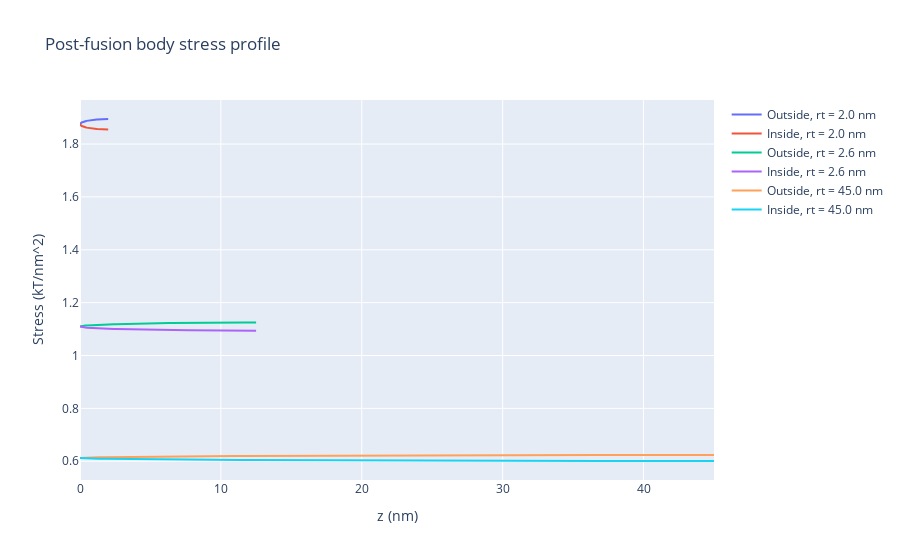
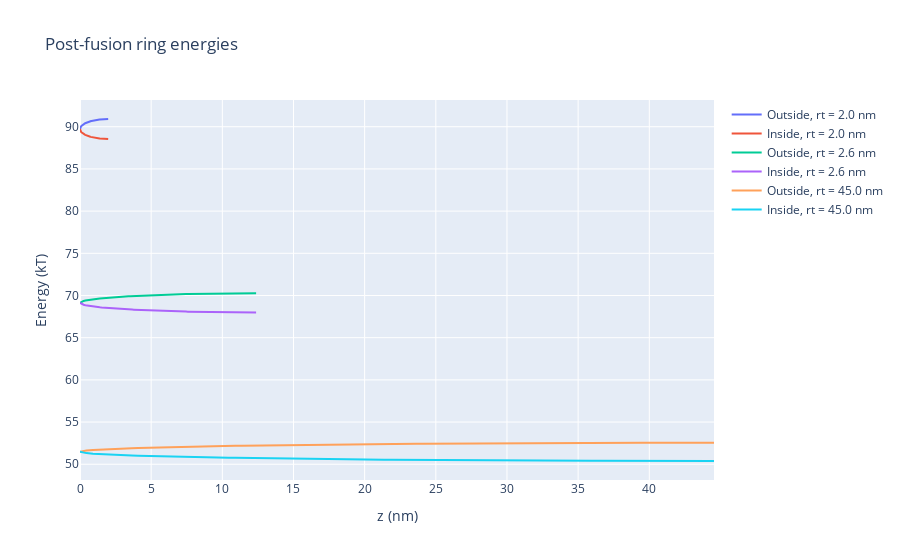
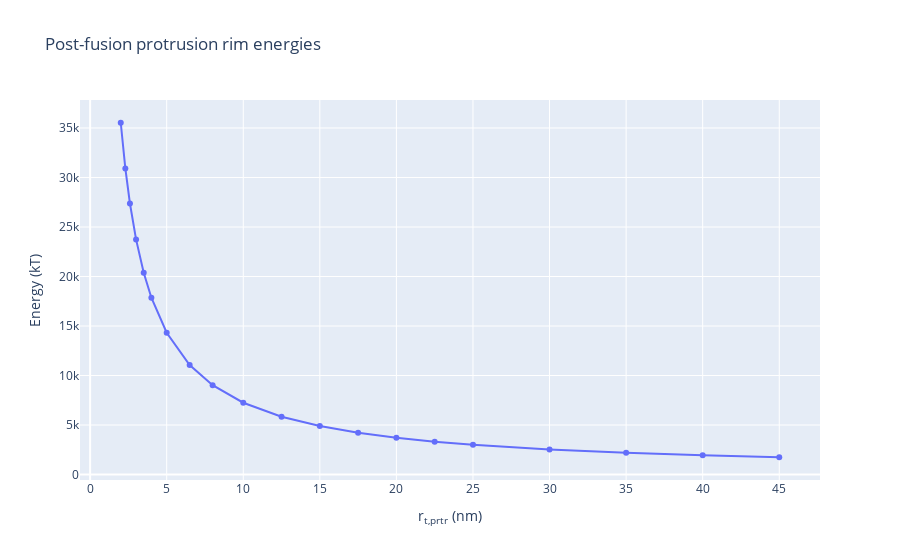

The notebook cell these images were saved under, in order:
### Markdown cell above
Validation of my "simulation parameter" validation:
- Dividing the z axis in to 1+Rt*n steps.  Choosing n=4 appears to be quite sufficient.  The final figure for GPre changes only slightly for n=2-->4, and there is no meaningful difference from n=4-->1000
    - Pass!

## Computation: post-fusion body rims via z-axis Riemann sum in cylindrical coordinates

*Caution: It is tempting to apply Christoph and Rob's (2011 paper) solution for conical pores to this situation.  However, we cannot.  Their conical set-up requires an imagined vertex that the membrane would converge to.  On the other hand, my cylindrical set-up is at a 90 degree rotation (where 0 is a perfectly flat membrane) and would only have such a vertex if the tube radius was infinitely thin.  We must therefore calculate this via direct application of toroidal geometry.*

This method poses the problem that each location on the z axis corresponds to 2 angles (except at the end).  However, we can use the same trigonometric method that we used in the previous section:

$u_{rim} = \left\{ \pi - arcsin \left(\frac{R_t - z}{R_t} \right) \cup arcsin \left(\frac{R_t - z}{R_t} \right) \right\}$

Note that this will double-count $u_{rim} = \pi/2$, but that shouldn't be a huge problem since its contribution will be small compared to the whole.

*The rim energy, GPost, is multiplied by 2 at the end of this calculation to reflect the presumed symmetry on either side of the "cut" within the body*

### Code cell
zSteps = 100
zRim = [np.linspace(0,rim_rt[0],num=zSteps)] # nm
for rt in range(1,rim_rt.size):
    zRim.append(np.linspace(0,rim_rt[rt],num=zSteps))

uRim = np.zeros((rim_rt.size,zSteps,2)) # radians
    # rim tube angle for each rim_rt as a function of z where uRim1 = 0 is 
    # defined as pointing outward on the bisecting transverse plane
    # 3rd dimension to acct for the fact that each z has a u for the inner 
    # surface and a u for the outer surface

kRim = np.zeros((rim_rt.size,zSteps,2)) # 1/nm; curv for each angle u on rim
    # curvature for each rim_rt value at each zRim along the rim surface
stressRim = np.zeros((rim_rt.size,zSteps,2)) # kT/nm^2; stress at each point
GRingPost = np.zeros((rim_rt.size,zSteps-1,2)) # kT; G_b of each ring
    # zRim.size-1 since Reimann summing reduces num of elements by 1
GPost = np.zeros(rim_rt.size)

#First calculate the relevant angles
for rt in range(0,rim_rt.size):
    for z in range(0,zSteps):
        uRim[rt,z,0] = np.arcsin((rim_rt[rt]-zRim[rt][z])/rim_rt[rt])  # Outside of torus
        uRim[rt,z,1] = np.pi - np.arcsin((rim_rt[rt]-zRim[rt][z])/rim_rt[rt])  # Inside of torus
        
#Second calculate the curvatures
for rt in range(0,rim_rt.size):
    for z in range(0,zSteps):
        kRim[rt,z,0] = torusCircCurv(R0,rim_rt[rt],uRim[rt,z,0])
        kRim[rt,z,1] = torusCircCurv(R0,rim_rt[rt],uRim[rt,z,1])
#print(kRim)

#Next calculate the "stress" (energy per unit area) profile
for rt in range(0,rim_rt.size):
    for z in range(0,zSteps):
        stressRim[rt,z,0] = helfrichStress(kRim[rt,z,0],1/rim_rt[rt],Kb)
        stressRim[rt,z,1] = helfrichStress(kRim[rt,z,1],1/rim_rt[rt],Kb)
            # NOT Kb*2 since only a single bilayer bending now

# Now find the energy of the discrete uRim rings via left Riemann sum
# To do so, we first must find the radii of the inner ringers and the outer rings
R1Out = np.zeros((rim_rt.size,zSteps))
R1In = np.zeros((rim_rt.size,zSteps))
for rt in range(0,rim_rt.size):
    for z in range(0,zSteps):
        R1Out[rt,z] = R0 + rim_rt[rt] + np.sqrt(1-((rim_rt[rt]-zRim[rt][z])/rim_rt[rt])**2) #out
        R1In[rt,z] = R0 + rim_rt[rt] - np.sqrt(1-((rim_rt[rt]-zRim[rt][z])/rim_rt[rt])**2) #in
            #Dist from z axis to membrane at given z (using trig a identity)
# Now we'll find the energy of each ring via left Riemann sum
for rt in range(0,rim_rt.size):
    for z in range(0,zSteps-1):
        # Stress per ring by finding cylindrical wall area * ring stress
        GRingPost[rt,z,0] = np.pi * 2*R1Out[rt,z] * (zRim[rt][1]-zRim[rt][0]) * stressRim[rt,z,0]
        GRingPost[rt,z,1] = np.pi * 2*R1In[rt,z] * (zRim[rt][1]-zRim[rt][0]) * stressRim[rt,z,1]

# Finally, we can find the total energy
# Add up all the rings' energies to get the total energy
for rt in range(0,rim_rt.size):
    for z in range(0,zSteps-1):
        GPost[rt] += GRingPost[rt,z,0] + GRingPost[rt,z,1]
# Then multiply the result by 2 to reflect the 2 symmetric rims
GPost = GPost*2

#--------------------------------------------------------------------------------------------
# Graph the results
#--------------------------------------------------------------------------------------------
stressPlot = go.Figure()
stressPlot.add_trace(go.Scatter(x=zRim[0], y=stressRim[0,:,0], mode='lines', 
                                name='Outside, rt = {0} nm'.format(rim_rt[0])))
stressPlot.add_trace(go.Scatter(x=zRim[0], y=stressRim[0,:,1], mode='lines', 
                                name='Inside, rt = {0} nm'.format(rim_rt[0])))
stressPlot.add_trace(go.Scatter(x=zRim[round((rim_rt.size-1)/2)], y=stressRim[2,:,0], mode='lines', 
                                name='Outside, rt = {0} nm'.format(rim_rt[2])))
stressPlot.add_trace(go.Scatter(x=zRim[round((rim_rt.size-1)/2)], y=stressRim[2,:,1], mode='lines', 
                                name='Inside, rt = {0} nm'.format(rim_rt[2])))
stressPlot.add_trace(go.Scatter(x=zRim[rim_rt.size-1], y=stressRim[4,:,0], mode='lines', 
                                name='Outside, rt = {0} nm'.format(rim_rt[rim_rt.size-1])))
stressPlot.add_trace(go.Scatter(x=zRim[rim_rt.size-1], y=stressRim[4,:,1], mode='lines', 
                                name='Inside, rt = {0} nm'.format(rim_rt[rim_rt.size-1])))
stressPlot.update_layout(title="Post-fusion body stress profile",
                        xaxis_title="z (nm)", yaxis_title="Stress (kT/nm^2)")
stressPlot.show()

ringGPlot = go.Figure()
ringGPlot.add_trace(go.Scatter(x=zRim[0], y=GRingPost[0,:,0], mode='lines', 
                               name='Outside, rt = {0} nm'.format(rim_rt[0])))
ringGPlot.add_trace(go.Scatter(x=zRim[0], y=GRingPost[0,:,1], mode='lines', 
                               name='Inside, rt = {0} nm'.format(rim_rt[0])))
ringGPlot.add_trace(go.Scatter(x=zRim[round((rim_rt.size-1)/2)], y=GRingPost[2,:,0], mode='lines', 
                               name='Outside, rt = {0} nm'.format(rim_rt[2])))
ringGPlot.add_trace(go.Scatter(x=zRim[round((rim_rt.size-1)/2)], y=GRingPost[2,:,1], mode='lines', 
                               name='Inside, rt = {0} nm'.format(rim_rt[2])))
ringGPlot.add_trace(go.Scatter(x=zRim[rim_rt.size-1], y=GRingPost[4,:,0], mode='lines', 
                               name='Outside, rt = {0} nm'.format(rim_rt[rim_rt.size-1])))
ringGPlot.add_trace(go.Scatter(x=zRim[rim_rt.size-1], y=GRingPost[4,:,1], mode='lines', 
                               name='Inside, rt = {0} nm'.format(rim_rt[rim_rt.size-1])))
ringGPlot.update_layout(title="Post-fusion ring energies",
                        xaxis_title="z (nm)", yaxis_title="Energy (kT)")
ringGPlot.show()

postGPlot = go.Figure()
postGPlot.add_trace(go.Scatter(x=rim_rt, y=GPost, mode='markers + lines'))
postGPlot.update_layout(title="Post-fusion protrusion rim energies",
                        xaxis_title="r<sub>t,prtr</sub> (nm)", yaxis_title="Energy (kT)")
postGPlot.show()

print("Total Gb of post-fusion protrusion rim in kT = ",GPost)
